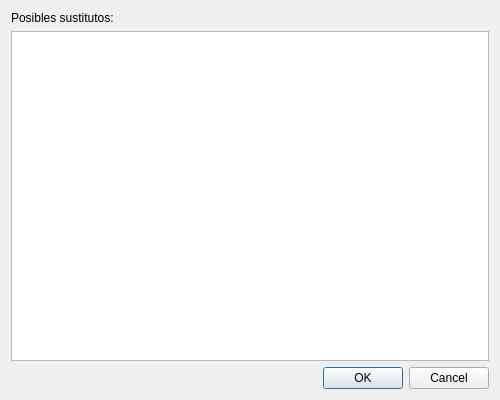
<?xml version="1.0" encoding="UTF-8"?>
<ui version="4.0">
 <class>Dialog</class>
 <widget class="QDialog" name="Dialog">
  <property name="geometry">
   <rect>
    <x>0</x>
    <y>0</y>
    <width>500</width>
    <height>400</height>
   </rect>
  </property>
  <property name="windowTitle">
   <string>Asignar personal</string>
  </property>
  <layout class="QGridLayout" name="gridLayout">
   <item row="3" column="1">
    <widget class="QDialogButtonBox" name="buttonBox">
     <property name="orientation">
      <enum>Qt::Horizontal</enum>
     </property>
     <property name="standardButtons">
      <set>QDialogButtonBox::Cancel|QDialogButtonBox::Ok</set>
     </property>
     <property name="centerButtons">
      <bool>false</bool>
     </property>
    </widget>
   </item>
   <item row="0" column="1">
    <layout class="QVBoxLayout" name="verticalLayout">
     <item>
      <widget class="QLabel" name="label">
       <property name="text">
        <string>Posibles sustitutos:</string>
       </property>
      </widget>
     </item>
     <item>
      <widget class="QTableView" name="sustitutos_view">
       <property name="alternatingRowColors">
        <bool>true</bool>
       </property>
       <property name="selectionMode">
        <enum>QAbstractItemView::SingleSelection</enum>
       </property>
       <property name="selectionBehavior">
        <enum>QAbstractItemView::SelectRows</enum>
       </property>
       <attribute name="verticalHeaderVisible">
        <bool>false</bool>
       </attribute>
      </widget>
     </item>
    </layout>
   </item>
  </layout>
 </widget>
 <tabstops>
  <tabstop>sustitutos_view</tabstop>
  <tabstop>buttonBox</tabstop>
 </tabstops>
 <resources/>
 <connections>
  <connection>
   <sender>buttonBox</sender>
   <signal>rejected()</signal>
   <receiver>Dialog</receiver>
   <slot>reject()</slot>
   <hints>
    <hint type="sourcelabel">
     <x>325</x>
     <y>390</y>
    </hint>
    <hint type="destinationlabel">
     <x>286</x>
     <y>274</y>
    </hint>
   </hints>
  </connection>
 </connections>
</ui>
